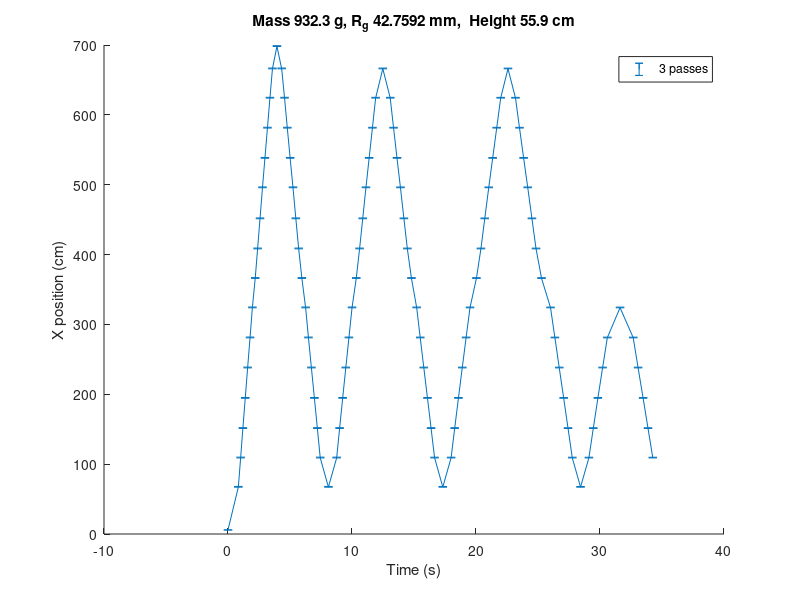
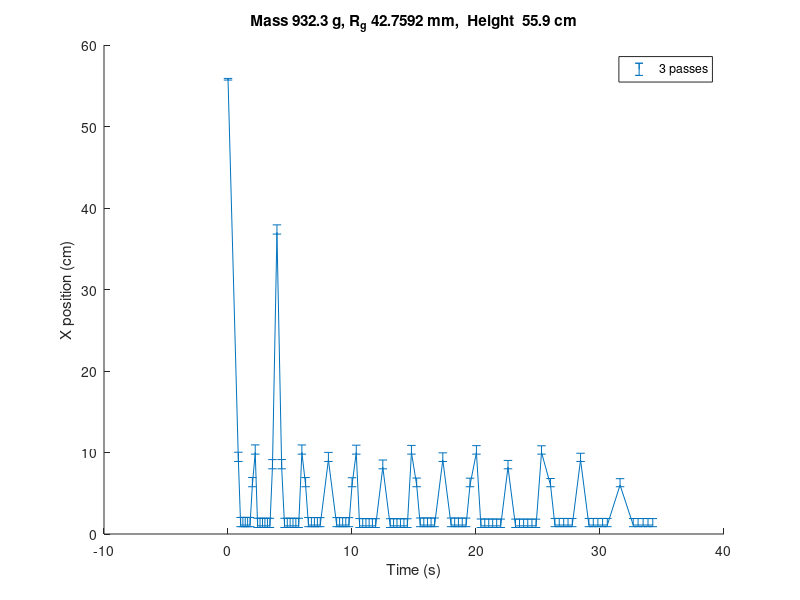
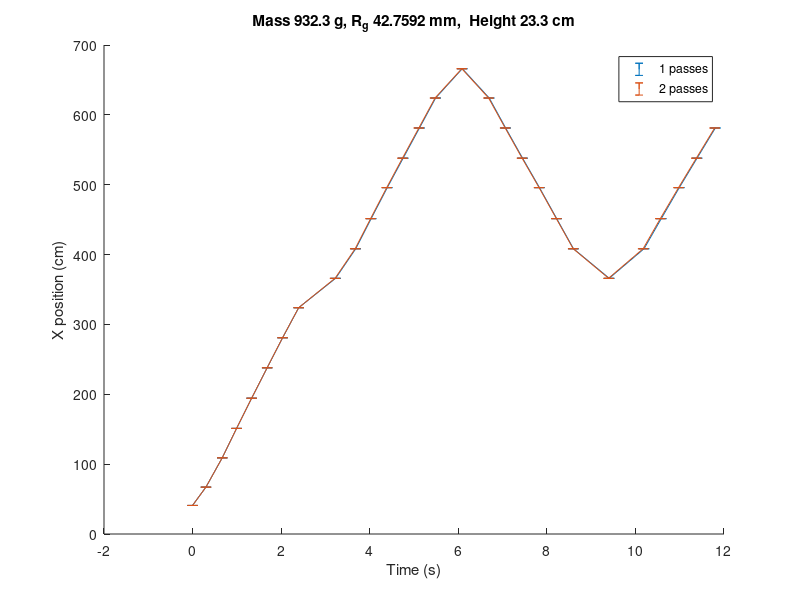
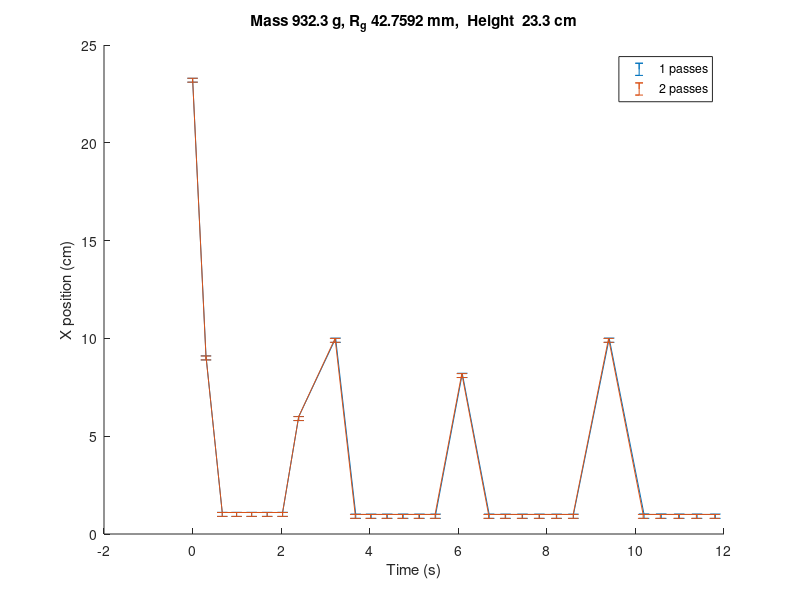

Write the MATLAB code that produced these figures, in order.
load configurations_04_05_untrimmed;
averagedConfigurations=averagedConfigurations_04_05;
drop_height=[23.3,26.6,29.9,33.5,37.7,41.3,45.2,48.7,52.8,55.9]; % cm
for m=1:2
    passes=averagedConfigurations(m).passes;
    mass=averagedConfigurations(m).m;
    r=averagedConfigurations(m).r;
    height=drop_height(averagedConfigurations(m).h);
    xData=averagedConfigurations(m).x;
    xerr=averagedConfigurations(m).xerr;
    yData=averagedConfigurations(m).y;
    yerr=averagedConfigurations(m).yerr;
    tData=averagedConfigurations(m).t;
    terr=averagedConfigurations(m).terr;
    
    legendText=cell(1,length(passes));
    for n=1:length(passes)
        if isnan(terr{n})
            terr{n}=zeros(size(xData{n}));
        end
        
        figure(2*m-1);
        hold on;
        errorbar(tData{n},xData{n},xerr,terr{n});
        hold off;
        figure(2*m);
        hold on;
        errorbar(tData{n},yData{n},yerr,terr{n});
        hold off;
        legendText{n}=[num2str(passes(n)) ' passes'];
        
    end
    figure(2*m-1);
    title(['Mass ' num2str(mass) ' g, ' 'R_g ' ...
            num2str(r) ' mm, ' ' Height ' ...
            num2str(height) ' cm']);
    xlabel('Time (s)');
    ylabel('X position (cm)');
    legend(legendText,'Location','best');
    saveas(gcf,...
        ['/Users/UmColin/Documents/SHARED/6Sp18/6ME107/Roll Car/Github/ME107/RollCarCode/Graphs/Kinematics/' ...
        'X_M' strrep(num2str(mass),'.','_') 'R_g' ...
            strrep(num2str(r),'.','_') 'Height' ...
            strrep(num2str(height),'.','_')],'jpg');
    
    figure(2*m);
    title(['Mass ' num2str(mass) ' g, ' 'R_g ' ...
            num2str(r) ' mm, ' ' Height  ' ...
            num2str(height) ' cm']);
    xlabel('Time (s)');
    ylabel('X position (cm)');
    legend(legendText,'Location','best');
    saveas(gcf,...
        ['/Users/UmColin/Documents/SHARED/6Sp18/6ME107/Roll Car/Github/ME107/RollCarCode/Graphs/Kinematics/' ...
        'Y_M' num2str(mass) 'R_g' ...
            num2str(r) 'Height' ...
            num2str(height)],'jpg');
end